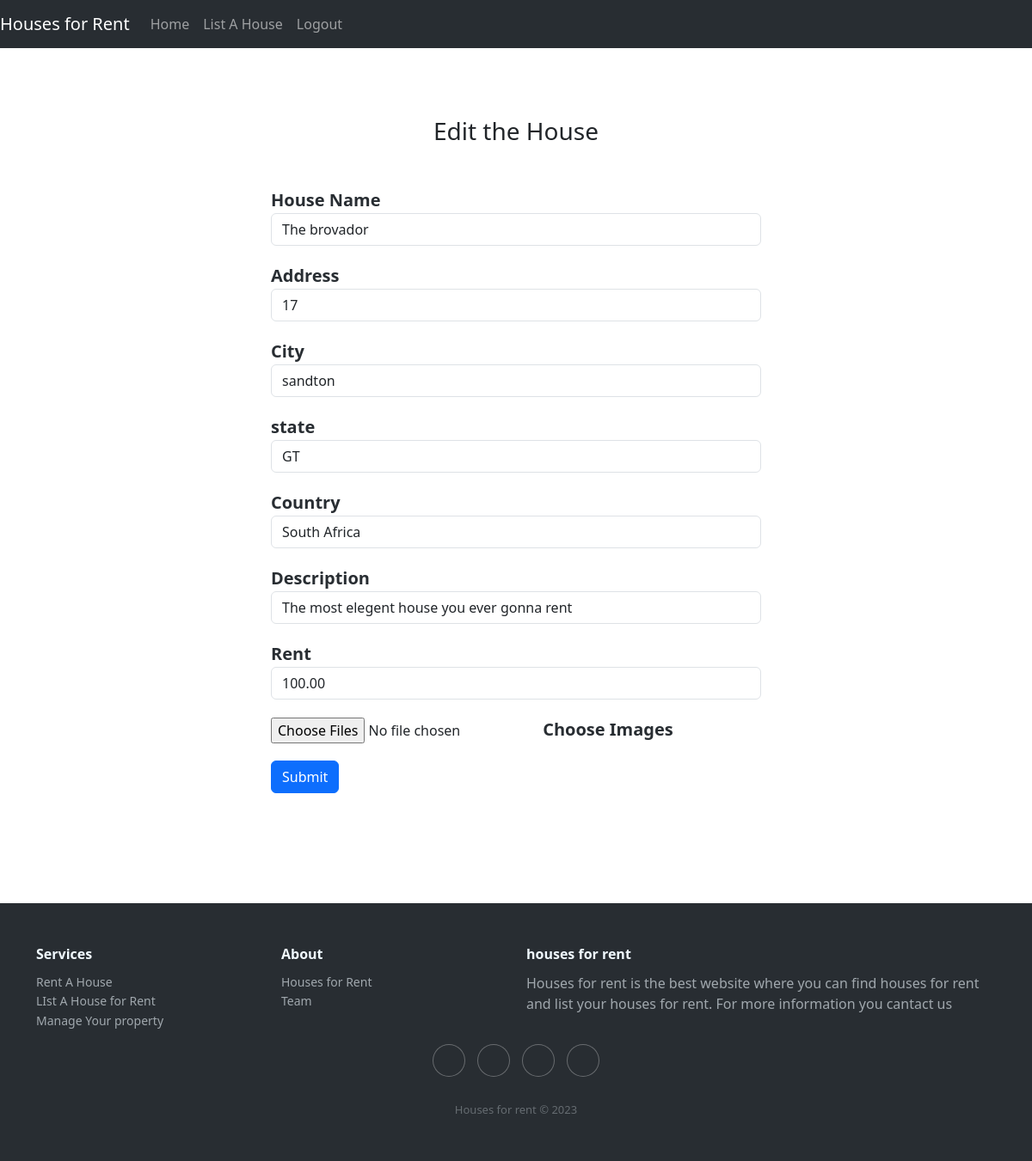
/edit_house/5 (signed in), run on the app's committed database.
### house_project/models.py (models this page shows, shortened)
class House(models.Model):
    name = models.CharField(max_length=100)
    address = models.CharField(max_length=100)
    city = models.CharField(max_length=100)
    state = models.CharField(max_length=2)
    country = models.CharField(max_length=100)
    description = models.TextField()
    house_host = models.ForeignKey('User', on_delete=models.CASCADE, related_name='hosted_houses')
    guest = models.ForeignKey('User', on_delete=models.CASCADE, null=True, blank=True, related_name='rented_houses')
    is_rented = models.BooleanField(default=False)
    rent = models.DecimalField(max_digits=10, decimal_places=2, default=0)

### house_project/views.py (the view, shortened to what this page needs)
# urls.py: path('edit_house/<int:id>', views.edit_house, name='edit_house'),
@login_required(login_url="user_login")
def edit_house(request, id):
    message = None
    house = House.objects.get(id=id)
    return render(request, "edit_house.html", {"house": house})

### house_project/templates/edit_house.html (shortened to what this page needs)
{% extends "layout.html" %} {% block content %}
<div class="container" style="padding: 5em 0">
  <h3 style="text-align: center;">Edit the House</h3>
  <div class="col-12 mx-auto text-right my-5 col-md-8 col-lg-6">
    <form action="{% url 'edit_house' house.id %}" method="post" enctype="multipart/form-data">
      <div class="form-group" style="padding-bottom: 20px">
        <label for="House_name">House Name</label>
        <input
          type="text"
          class="form-control"
          id="House_name"
          name="name"
          aria-describedby="House_name"
          value="{{ house.name }}"
        />
      </div>
      <div class="form-group" style="padding-bottom: 20px">
        <label for="Address">Address</label>
        <input
          type="text"
          class="form-control"
          id="Address"
          name="address"
          aria-describedby="Address"
          value="{{ house.address}}"
        />
      </div>
      <div class="form-group" style="padding-bottom: 20px">
        <label for="City">City</label>
        <input
          type="text"
          class="form-control"
          id="City"
          name="city"
          aria-describedby="City"
          value="{{ house.city }}"
        />
      </div>
      <div class="form-group" style="padding-bottom: 20px">
        <label for="state">state</label>
        <input
          type="text"
          class="form-control"
          id="state"
          name="state"
          aria-describedby="state"
          value="{{ house.state }}"
        />
      </div>
      <div class="form-group" style="padding-bottom: 20px">
        <label for="Country">Country</label>
        <input
          type="text"
          class="form-control"
          id="Country"
          name="country"
          aria-describedby="Country"
          value="{{ house.country }}"
        />
      </div>
      <div class="form-group" style="padding-bottom: 20px">
        <label for="Description">Description</label>
        <input
          type="text"
          class="form-control"
          id="Description"
          name="description"
          aria-describedby="Description"
          value="{{ house.description }}"
        />
      </div>
      <div class="form-group" style="padding-bottom: 20px">
        <label for="Description">Rent</label>
        <input
          type="number"
          class="form-control"
          id="Rent"
          name="rent"
          aria-describedby="Rent"
          value="{{ house.rent }}"
        />
      </div>
      <div class="custom-file" style="padding-bottom: 20px">
        <input
          type="file"
          class="custom-file-input"
          multiple
          name="images"
          id="validatedCustomFile"
          required
        />
        <label class="custom-file-label" for="validatedCustomFile"
          >Choose Images</label
        >
      </div>
      <div class="custom-file">
        <button type="submit" class="btn btn-primary">Submit</button>
      </div>
    </form>
  </div>
</div>
{% endblock %}

### house_project/static/house_project/style.css (style rules this page uses)
label { font-size: 20px; font-family: 'Segoe UI', Tahoma, Geneva, Verdana, sans-serif; color: #282d32; font-weight: 700; }

### data on the page
House: name "The brovador", address "17", city "sandton", state "GT", country "South Africa", description "The most elegent house you ever gonna rent", rent "100.00"
